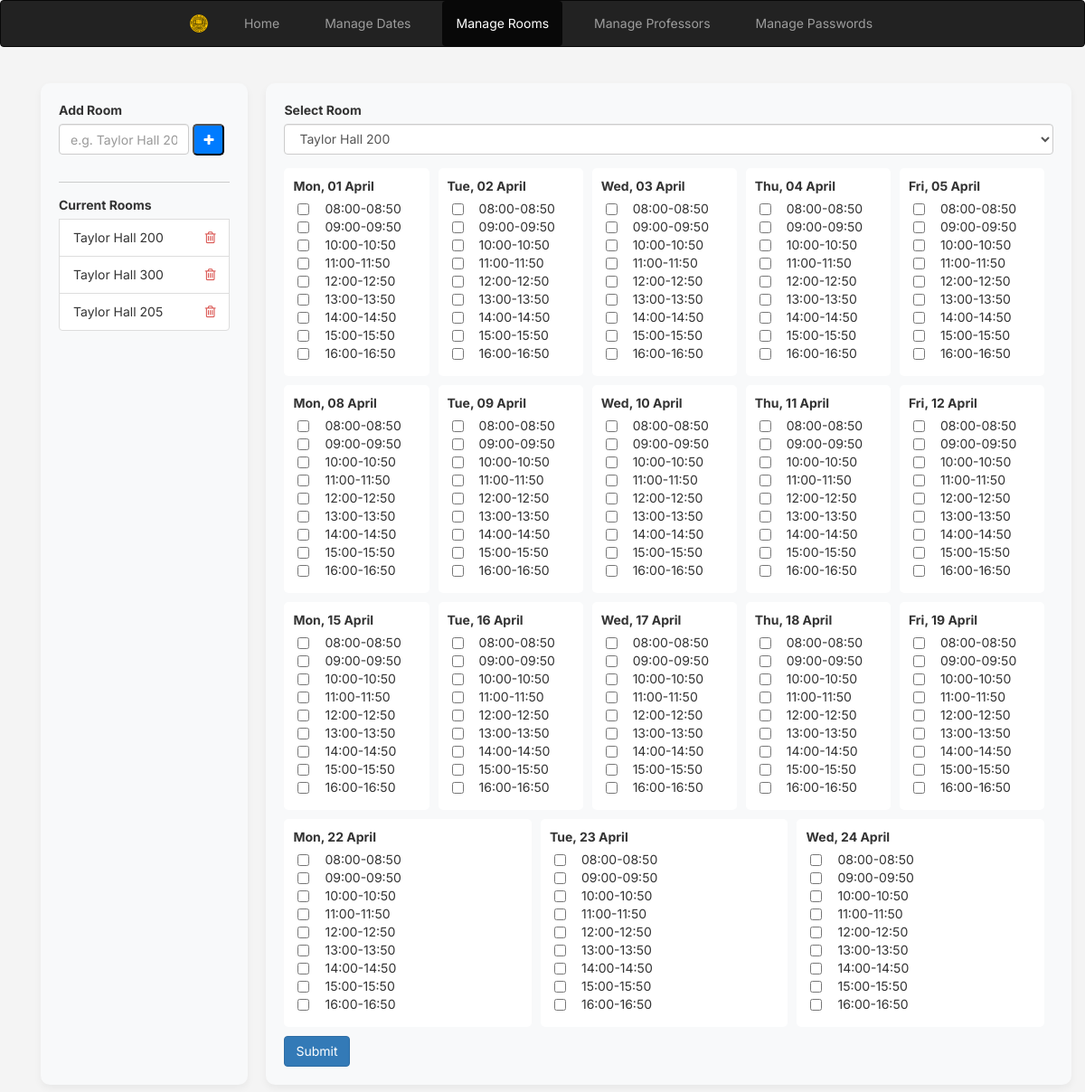
Page /admin_panel.php?page=room_availability on the committed database.
### tables this page shows
CREATE TABLE `available_rooms` (
  `room_id` int(11) NOT NULL,
  `room_name` varchar(255) NOT NULL
);

### room_availability.php (the view, shortened to what this page needs)
<?php
$mysqli = new mysqli('localhost', 'root', '', 'bookingcalendar');
$query = "SELECT start_date, end_date FROM defense_schedule ORDER BY id DESC LIMIT 1";
$result = $mysqli->query($query);
if ($result && $result->num_rows > 0) {
    $row = $result->fetch_assoc();
    $start_date = new DateTime($row['start_date']);
    $end_date = new DateTime($row['end_date']);
    $end_date->modify('+1 day');
} else {
    echo "No defense schedule dates are set.";
    exit;
}
$roomQuery = "SELECT * FROM available_rooms";
$roomResult = $mysqli->query($roomQuery);
$rooms = [];
if ($roomResult) {
    while ($row = $roomResult->fetch_assoc()) {
        $rooms[] = $row;
    }
}
$timeslots = ["08:00-08:50", "09:00-09:50", "10:00-10:50", "11:00-11:50", "12:00-12:50", "13:00-13:50", "14:00-14:50", "15:00-15:50", "16:00-16:50"];
?>
<!DOCTYPE html>
<html>
<head>
    <link rel="stylesheet" href="https://maxcdn.bootstrapcdn.com/bootstrap/3.4.0/css/bootstrap.min.css">
    <link rel="stylesheet" href="https://cdnjs.cloudflare.com/ajax/libs/font-awesome/4.7.0/css/font-awesome.min.css">
</head>
<body>
    <div class="container">
        <div class="form-container">
            <div class="form-section">
                <form action="add_room.php" method="post" class="d-flex align-items-center" onsubmit="return validateForm();">
                    <div class="form-group add-room-input">
                        <label>Add Room</label>
                        <input type="text" name="newRoomName" id="newRoomName" class="form-control" placeholder="e.g. Taylor Hall 200" required>
                    </div>
                    <button type="submit" class="add-room-btn"><i class="fa fa-plus"></i></button>
                </form>
                <hr class="divider">
                <ul class="list-group">
                    <label>Current Rooms</label>
                    <?php foreach ($rooms as $room): ?>
                        <li class="list-group-item">
                            <?php echo htmlspecialchars($room['room_name']); ?>
                            <a href="room_availability.php?delete=<?php echo $room['room_id']; ?>" onclick="return confirm('Are you sure you want to delete this room?');" class="delete-icon">
                                <i class="fa fa-trash-o" aria-hidden="true"></i>
                            </a>
                        </li>
                    <?php endforeach; ?>
                </ul>
            </div>
            <div class="availability-container">
                <form action="submit_room_availability.php" method="post">
                    <div class="form-group">
                        <label for="room">Select Room</label>
                        <select name="room" id="room" class="form-control">
                            <?php foreach ($rooms as $room): ?>
                                <option value="<?php echo htmlspecialchars($room['room_id']); ?>">
                                    <?php echo htmlspecialchars($room['room_name']); ?>
                                </option>
                            <?php endforeach; ?>
                        </select>
                    </div>
                        <?php
                        $period = new DatePeriod($start_date, new DateInterval('P1D'), $end_date);
                        $weekDays = [];
                        foreach ($period as $date) {
                            if ($date->format('N') >= 6) {
                                continue;
                            }
                            $weekDays[$date->format("W")][] = $date;
                        }
                        foreach ($weekDays as $weekNumber => $days) {
                            echo "<div class='week-row'>";
                            foreach ($days as $date) {
                                $formattedDate = $date->format("D, d F");
                                echo "<div class='date-container'>";
                                echo "<strong>$formattedDate</strong>";
                                foreach ($timeslots as $timeslot) {
                                    $inputName = "availability[$formattedDate][$timeslot]";
                                    echo "<div class='checkbox timeslot'><label><input type='checkbox' name='$inputName'> <span class='timeslot-label'>$timeslot</span></label></div>";
                                }
                                echo "</div>";
                            }
                            echo "</div>";
                        }
                        ?>
                    <button type="submit" class="btn btn-primary">Submit</button>
                </form>
            </div>
        </div>
    </div>
</body>
</html>

### admin_panel.php (style rules this page uses)
body { font-family: 'Inter', sans-serif; background-color: #f4f4f4; color: #333; }

### room_availability.php (style rules this page uses)
body { font-family: 'Inter', sans-serif; background-color: #f4f4f4; color: #333; }
.form-container { display: flex; justify-content: space-around; }
.form-section { margin-top: 20px; background-color: #f8f9fa; padding: 20px; border-radius: 10px; box-shadow: 0 4px 8px rgba(0,0,0,0.05); width: 25%; margin-bottom: 20px; margin-right: 20px; }
.availability-container { margin-top: 10px; background-color: #f8f9fa; padding: 20px; border-radius: 10px; box-shadow: 0 4px 8px rgba(0,0,0,0.05); width: 100%; margin: 20px auto; }
.week-row { display: flex; justify-content: space-between; margin-bottom: 10px; }
.date-container { flex-grow: 1; background-color: #fff; padding: 10px; border-radius: 5px; margin-right: 10px; }
.timeslot { margin: 5px; }
.timeslot-label { margin-left: 10px; }
.add-room-btn { display: inline-block; width: 35px; height: 35px; background-color: #007bff; color: white; text-align: center; line-height: 30px; border-radius: 5px; cursor: pointer; }
.add-room-input { display: inline-block; width: calc(100% - 45px); }
.delete-icon { color: #d9534f; cursor: pointer; }
.delete-icon i.fa, .delete-icon i.fas { font-size: 1.5rem; margin-left: auto; }
.list-group-item { display: flex; justify-content: space-between; }
.divider { border-top: 1px solid #ccc; margin: 15px 0; }

### rows in the picture
available_rooms: room_name "Taylor Hall 200"
available_rooms: room_name "Taylor Hall 300"
available_rooms: room_name "Taylor Hall 205"

### other values in the picture
$formattedDate "Mon, 01 April"
$timeslot "08:00-08:50"
$timeslot "09:00-09:50"
$timeslot "10:00-10:50"
$timeslot "11:00-11:50"
$timeslot "12:00-12:50"
$timeslot "13:00-13:50"
$timeslot "14:00-14:50"
$timeslot "15:00-15:50"
$timeslot "16:00-16:50"
$formattedDate "Tue, 02 April"
$formattedDate "Wed, 03 April"
$formattedDate "Thu, 04 April"
$formattedDate "Fri, 05 April"
$formattedDate "Mon, 08 April"
